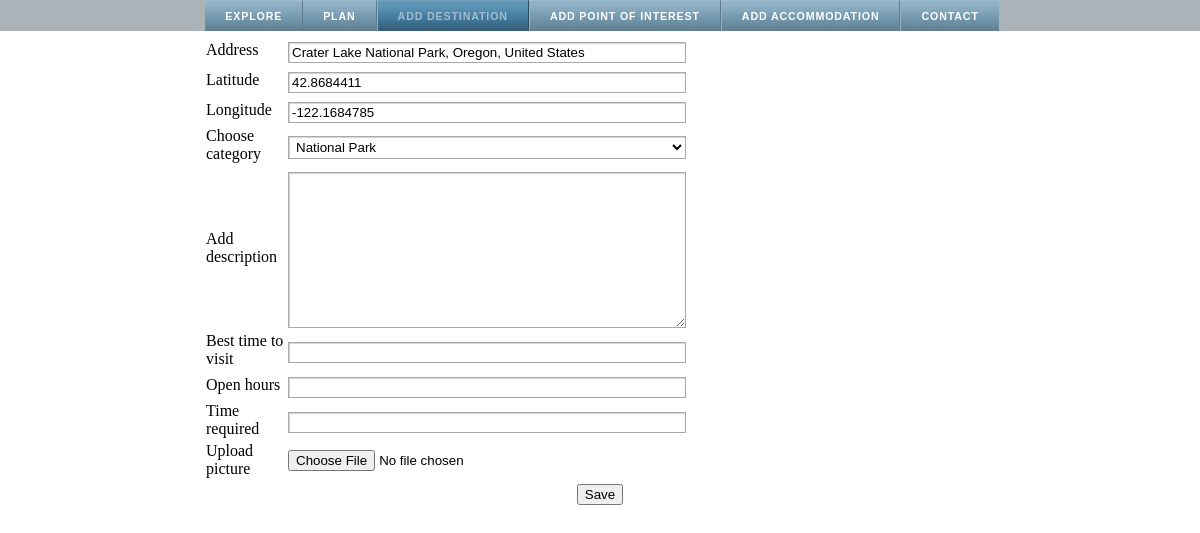
Before: /search/add_destination/8/edit with the older database file.
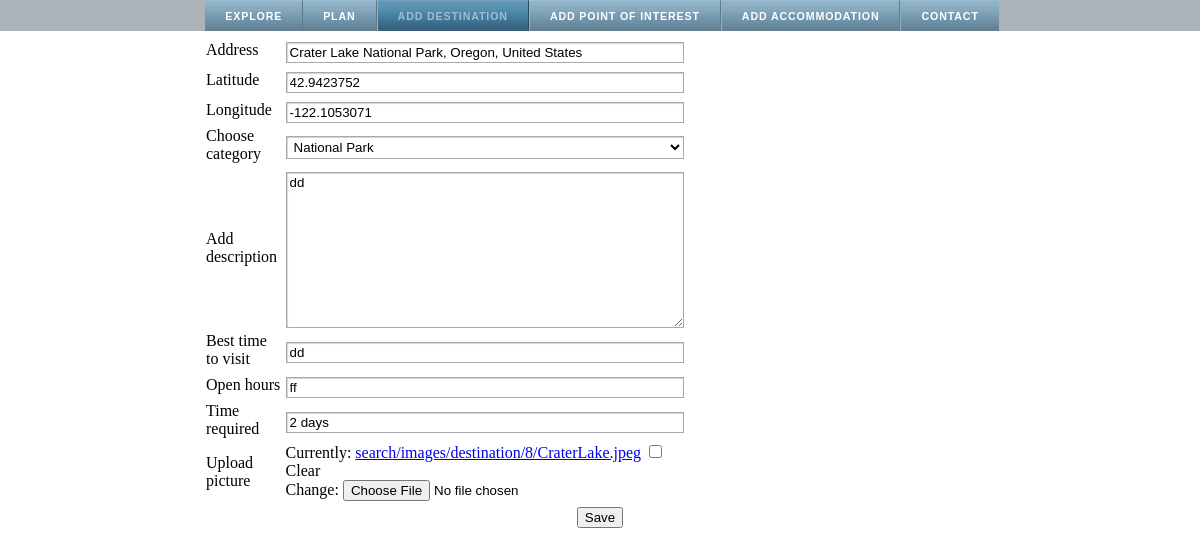
After: the same page with the newer database file.
### search/models.py (models this page shows, shortened)
class Destination(models.Model):
    name = models.CharField(max_length=50)
    state = models.ForeignKey(State, default=2)
    country = models.ForeignKey(Country, default=1)
    address = models.CharField(max_length=100, default="")
    latitude = models.DecimalField(max_digits=11, decimal_places=7)
    longitude = models.DecimalField(max_digits=11, decimal_places=7)
    category = models.ForeignKey(DestinationCategory, default=1)
    rating = models.DecimalField(max_digits=11, decimal_places=7, default=0.00)
    number_of_ratings = models.IntegerField(default=0)
    description = models.CharField(max_length=200, default="")
    best_time = models.CharField(max_length=50, default="")
    open_hours = models.CharField(max_length=50, default="")
    time_required = models.CharField(max_length=50, default="")
    photo = models.ImageField("Picture", upload_to=get_destination_image_path, blank=True, null=True)
    added_on = models.DateTimeField(default="2001-01-01 00:00")
    added_by = models.CharField(max_length=20, default="aju")

### search/views.py (the view)
# urls.py: url(r'^add_destination/(?P<id>[0-9]+)/edit$', views.edit_destination, name='edit_destination'),
def edit_destination(request, id):
    print "In edit_destination. ID", id
    context = RequestContext(request)
    destinations = Destination.objects.filter(id=id);
    if destinations.exists():
        if request.method == 'POST':
            form = DestinationForm(request.POST)
            if form.is_valid():
                destinations.update(description=form.cleaned_data['description'])
                destinations.update(category=form.cleaned_data['category'])
                destinations.update(open_hours=form.cleaned_data['open_hours'])
                destinations.update(time_required=form.cleaned_data['time_required'])
                destinations.update(best_time=form.cleaned_data['best_time'])
                destinations.update(latitude=form.cleaned_data['latitude'])
                destinations.update(longitude=form.cleaned_data['longitude'])
                if 'photo' in request.FILES:
                    destination = destinations[0]
                    destination.photo.delete(False);
                    destination.photo = request.FILES['photo']
                    destination.save()
        else:
            form = DestinationForm(instance=destinations[0])
        return render_to_response('search/add_destination.html', {'form': form, 'edit': True}, context);

### search/models.py (called while the page is built)
    def __unicode__(self):
        return self.name

### search/templates/search/add_destination.html (shortened to what this page needs)
<html>
<head>
    <link rel="stylesheet" type="text/css" href='/static/css/style.css'>
</head>
<body id="add_destination">
    {% include "search/menu.html" %}
    <div id="content">
        <form action="" method="post" id="looksgoodform" enctype="multipart/form-data">{% csrf_token %}
            {% if edit %}
            <div id="infobox">
            {% else %}
            <div id="infobox" style="display: none;">
            {% endif %}
                <table><tr><td>
                    <table>
                        {% for field in form.visible_fields %}
                            <tr>
                                <td>{{ field.help_text }}</td>
                                <td>{{ field }}</td>
                                <td>{{ field.errors }}</td>
                            </tr>
                        {% endfor %}
                    </table></td>
                    <td><div id="destination-map-canvas"></div></td></tr>
                </table>
                <input type="submit" value="Save" id="savedestination"/>
            </div>
        </form>
    </div>
</body>
</html>

### search/templates/search/menu.html
<div id="nav-bar">
	<ul>
		<li><a id="nav-explore" class="first" href="/search/">Explore</a></li>
		<li><a id="nav-plan" class="first" href="/search/plan/">Plan</a></li>
		<li><a id="nav-add_destination" href="/search/add_destination/">Add destination</a></li>
		<li><a id="nav-add_point_of_interest" href="/search/add_point_of_interest/">Add point of interest</a></li>
		<li><a id="nav-add_accommodation" href="/search/add_accommodation/">Add accommodation</a></li>
		<li><a id="nav-contact" class="last" href="/search/contact/">Contact</a></li>
	</ul>
</div>

### search/static/css/style.css (style rules this page uses)
html, body, #map-canvas { height: 100%; margin: 0px; padding: 0px }
ul { list-style-type:none; margin:0; padding:0; overflow:hidden; }
ul li { list-style:none; display: inline; }
ul li a { display:inline-block; text-decoration:none; text-align:center; padding:9px 20px 9px 20px; font-family:Arial; font-size:8pt; font-weight:bold; color:#ffffff; margin-right: -4px; text-transform:uppercase; border-top:1px solid #9cbed2; border-right:1px solid #607987; border-left:1px solid #94b5c8; background: #7195aa url(../images/bg.gif) repeat-x; letter-spacing:.08em }
ul li a:hover, #explore #nav-explore, #plan #nav-plan, #add_destination #nav-add_destination, #add_point_of_interest #nav-add_point_of_interest, #add_accommodation #nav-add_accommodation, #contact #nav-contact { color:#a2becf; border-top:1px solid #72a0ba; border-right:1px solid #2a4a5f; border-left:1px solid #8cb3c9; background: #3b6a85 url(../images/bg2.gif) repeat-x }
ul li a.first { border-left:0 }
ul li a.last { border-right:0 }
html { height: 100% }
body { height: 100%; margin: 0; padding: 0; text-align: center; }
#nav-bar { background: #ABB3B8; }
#content { width: 800px ; margin-left: auto ; margin-right: auto ; color: black ; }
.editable { -moz-appearance: textfield; -webkit-appearance: textfield; background-color: white; background-color: -moz-field; border: 1px solid darkgray; box-shadow: 1px 1px 1px 0 lightgray inset; font: -moz-field; font: -webkit-small-control; margin-top: 5px; padding: 2px 3px; width: 398px; }

### search/templates/search/add_destination.html (style rules this page uses)
#destination-map-canvas { height: 350px; width:300px }

Changed rows visible on the page:
changed Destination "Crater Lake National Park, Oregon, United States": latitude "42.8684411" → "42.9423752"; longitude "-122.1684785" → "-122.1053071"; description (not shown) → "dd"; best_time (not shown) → "dd"; open_hours (not shown) → "ff"; time_required (not shown) → "2 days"
Other visible differences:
new list line: "Currently: search/images/destination/8/CraterLake.jpeg Clear Change: ☐"
